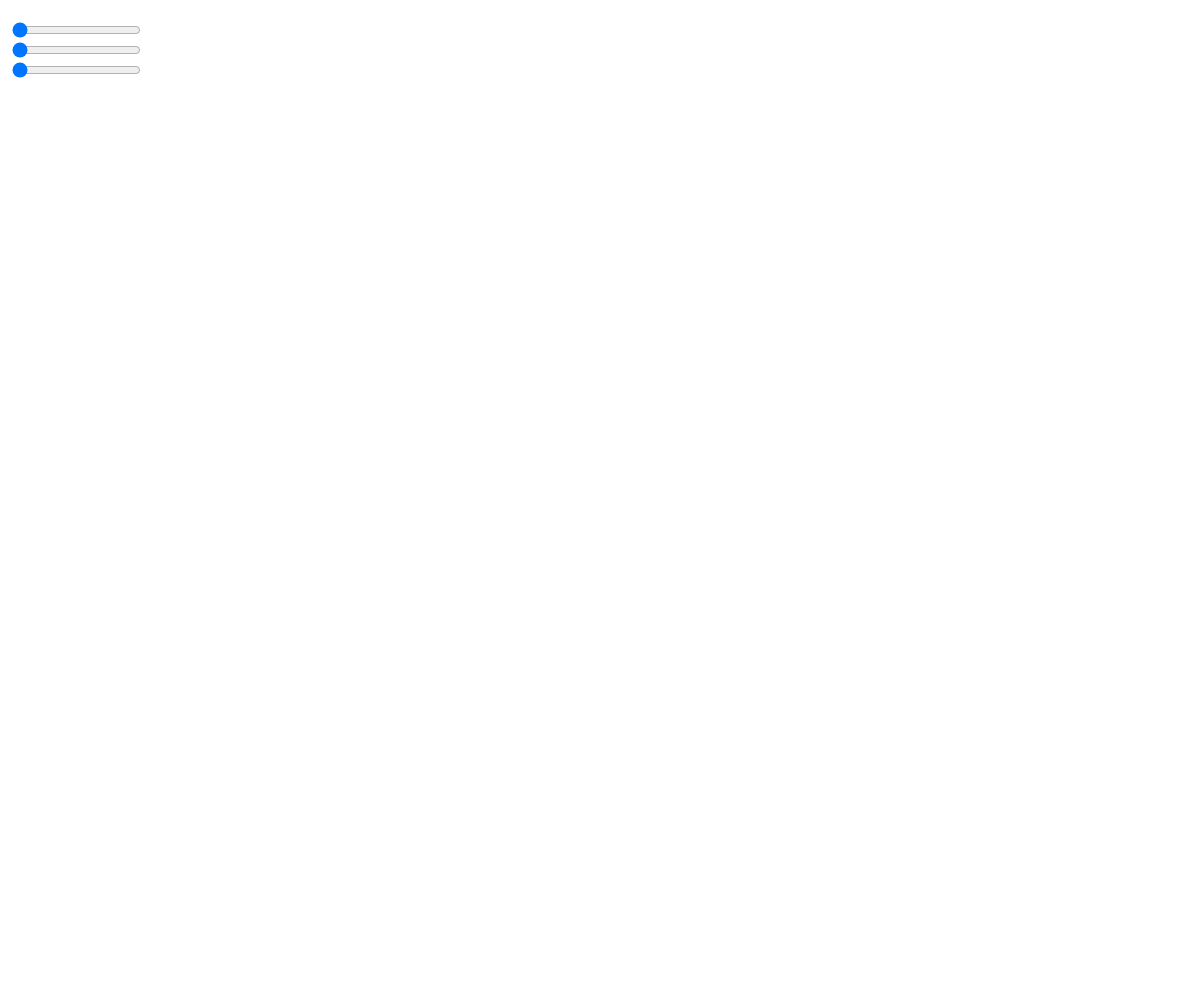
Frame 1 (no input)
Frame 60 (no input): identical to frame 1, image omitted
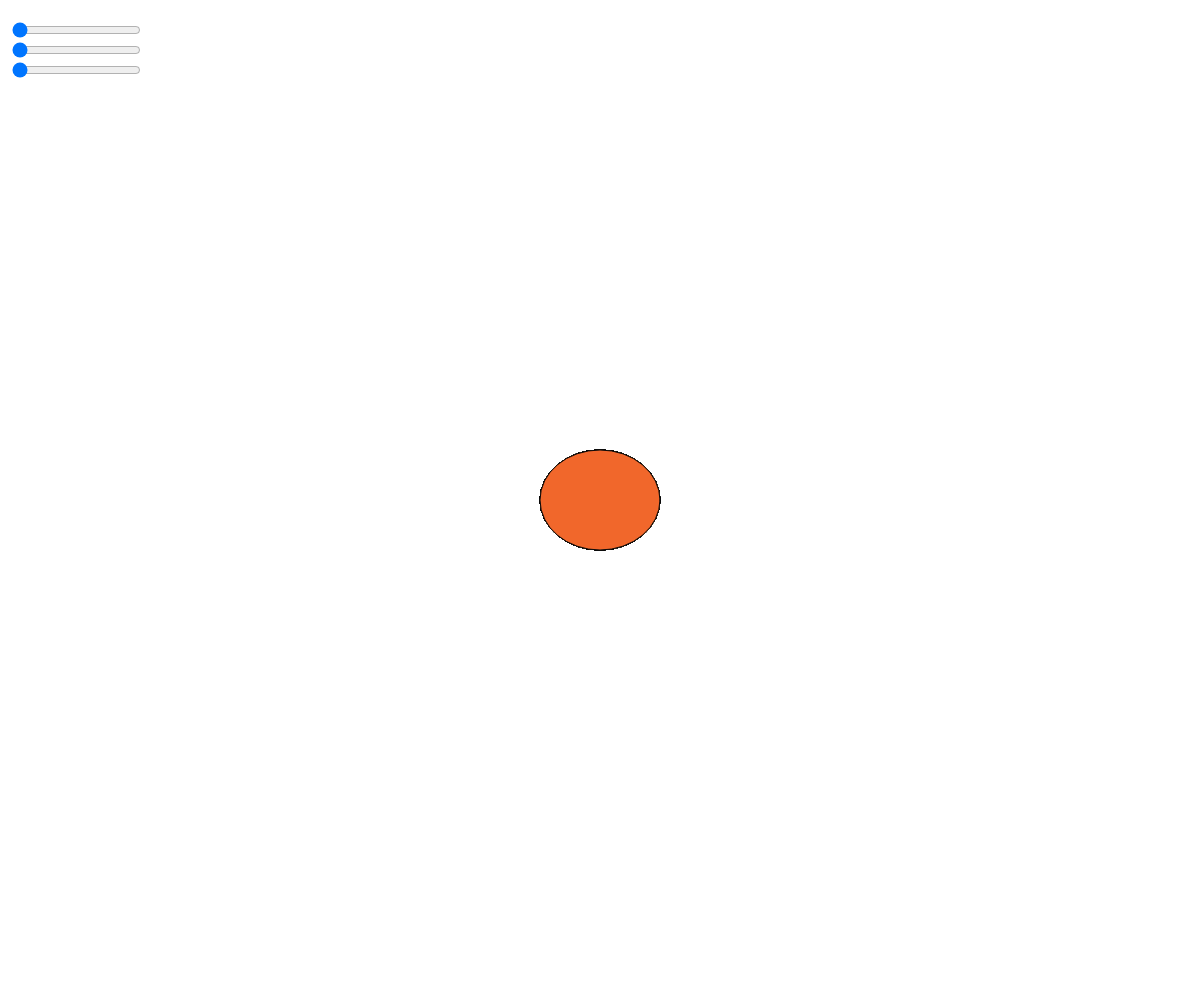
Frame 120 (the mouse pressed at the canvas centre since frame 60)

The p5.js sketch that drew these frames (run headless with seeded random() and noise() and a simulated clock; from frame 60 on, the mouse is pressed at the canvas centre):

// p5.js sketch
// ── sketch.js
//defining variables to generate random colors
//when the mouse is pressed
let red;
let blue;
let green;

function setup() {
  red = random(0,255);
  green = random(0,255);
  blue = random(0,255);
  createCanvas(windowWidth, windowHeight);
  red_slide = createSlider(0, 255, 0);
  red_slide.position(10, 20);
  green_slide = createSlider(0, 255, 0);
  green_slide.position(10, 40);
  blue_slide = createSlider(0, 255, 0);
  blue_slide.position(10, 60);
}

function draw() {
  //making background white when q is pressed
  if((keyIsPressed)&(key == "q")){
    background(255);
  }
  //making background black when b is pressed
  if((keyIsPressed)&(key == "b")){
    background(0);
  }
  //randomizing the background when r is pressed
  if((keyIsPressed)&(key == "r")){
    background(red, green, blue);
  }
  //setting to the slider color
  if((keyIsPressed)&(key == "s")){
    background(red_slide.value(), green_slide.value(), blue_slide.value());
  }

  //when the mouse is pressed we are generating random rgb color
  //and drawing an ellipse of that color
  if(mouseIsPressed){
    red = random(0,255);
    green = random(0,255);
    blue = random(0,255);
    fill(red, green, blue);
    stroke(10);
    ellipse(mouseX, mouseY, mouseX/5, mouseY/5);
  }
}
